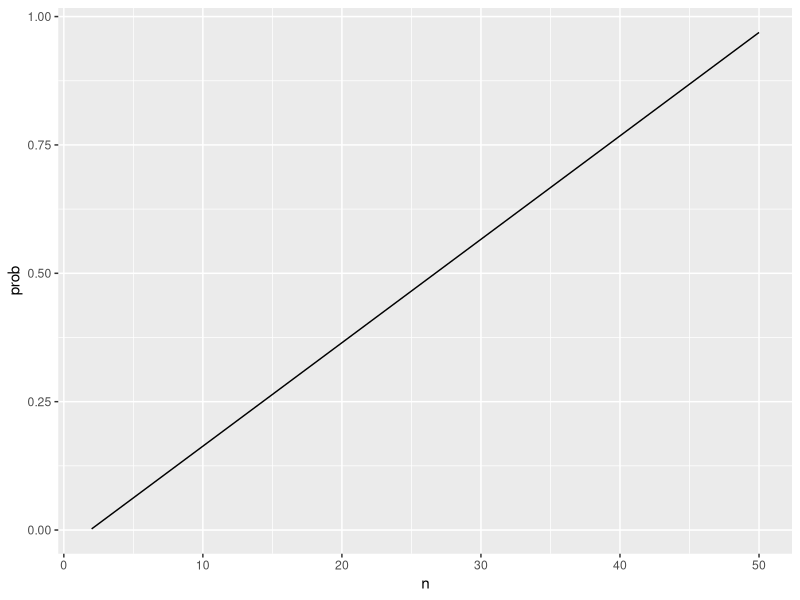

This chart was generated by the following R code:
## ---- chunk 1
knitr::opts_chunk$set(echo = TRUE)
## ---- chunk 2
library(tidyverse)
library(ggridges)
library(patchwork)

set.seed(1031)
## ---- chunk 3
bdays_sim = function(n){

bdays = sample(1:365, size = n, replace = TRUE)

duplicate = length(unique(bdays)) < n  #check repeated birthdays
return(duplicate)
}

bdays_sim(10)
## ---- chunk 4
sim_res =
  expand_grid(
    n = c(2, 50),
    iter = 1:10000
  )|>
  mutate(res = map_dbl(n,bdays_sim))|>
  group_by(n)|>
  summarize(prob = mean(res))

sim_res|>
  ggplot(aes(x = n, y = prob))+
  geom_line()
